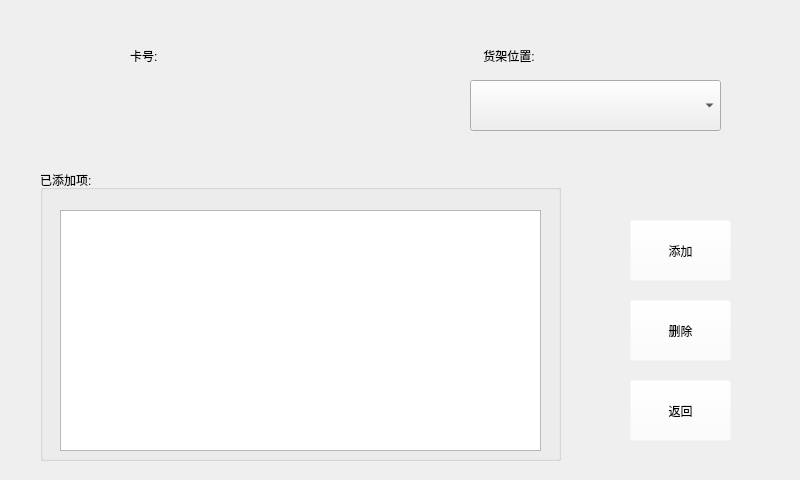
<?xml version="1.0" encoding="UTF-8"?>
<ui version="4.0">
 <class>InShelf</class>
 <widget class="QWidget" name="InShelf">
  <property name="geometry">
   <rect>
    <x>0</x>
    <y>0</y>
    <width>800</width>
    <height>480</height>
   </rect>
  </property>
  <property name="minimumSize">
   <size>
    <width>800</width>
    <height>480</height>
   </size>
  </property>
  <property name="maximumSize">
   <size>
    <width>800</width>
    <height>480</height>
   </size>
  </property>
  <property name="windowTitle">
   <string>Form</string>
  </property>
  <widget class="QTextEdit" name="textEdit">
   <property name="geometry">
    <rect>
     <x>70</x>
     <y>80</y>
     <width>331</width>
     <height>51</height>
    </rect>
   </property>
   <property name="styleSheet">
    <string notr="true">background-color: rgba(255, 255, 255, 0);
color: rgb(85, 170, 127);
gridline-color: rgb(255, 170, 127);
font: 75 72pt &quot;Ubuntu&quot;;</string>
   </property>
  </widget>
  <widget class="QLabel" name="label">
   <property name="geometry">
    <rect>
     <x>130</x>
     <y>40</y>
     <width>151</width>
     <height>31</height>
    </rect>
   </property>
   <property name="styleSheet">
    <string notr="true">background-color: rgba(255, 255, 255, 0);
color: rgb(0, 0, 0);
font: 75 72pt &quot;Ubuntu&quot;;</string>
   </property>
   <property name="text">
    <string>卡号:</string>
   </property>
  </widget>
  <widget class="QLabel" name="label_2">
   <property name="geometry">
    <rect>
     <x>480</x>
     <y>40</y>
     <width>211</width>
     <height>31</height>
    </rect>
   </property>
   <property name="styleSheet">
    <string notr="true">background-color: rgba(255, 255, 255, 0);
color: rgb(0, 0, 0);
font: 75 72pt &quot;Ubuntu&quot;;
</string>
   </property>
   <property name="text">
    <string> 货架位置:</string>
   </property>
  </widget>
  <widget class="QComboBox" name="comboBox">
   <property name="geometry">
    <rect>
     <x>470</x>
     <y>80</y>
     <width>251</width>
     <height>51</height>
    </rect>
   </property>
   <property name="styleSheet">
    <string notr="true">font: 75 72pt &quot;Ubuntu&quot;;
gridline-color: rgb(255, 170, 127);
color: rgb(0, 0, 0);
</string>
   </property>
  </widget>
  <widget class="QGroupBox" name="groupBox">
   <property name="geometry">
    <rect>
     <x>40</x>
     <y>170</y>
     <width>521</width>
     <height>291</height>
    </rect>
   </property>
   <property name="styleSheet">
    <string notr="true">font: 75 72pt &quot;Ubuntu&quot;;</string>
   </property>
   <property name="title">
    <string>已添加项:</string>
   </property>
   <widget class="QTableWidget" name="tableWidget">
    <property name="geometry">
     <rect>
      <x>20</x>
      <y>40</y>
      <width>481</width>
      <height>241</height>
     </rect>
    </property>
    <property name="styleSheet">
     <string notr="true">font: 75 72pt &quot;Ubuntu&quot;;
gridline-color: rgb(255, 170, 127);
color: rgb(0, 170, 127);</string>
    </property>
   </widget>
  </widget>
  <widget class="QPushButton" name="pushButton">
   <property name="geometry">
    <rect>
     <x>630</x>
     <y>220</y>
     <width>101</width>
     <height>61</height>
    </rect>
   </property>
   <property name="styleSheet">
    <string notr="true">font: 75 72pt &quot;Ubuntu&quot;;
background-color: rgba(255, 255, 255, 0);
color: rgb(0, 0, 0);</string>
   </property>
   <property name="text">
    <string>添加</string>
   </property>
  </widget>
  <widget class="QPushButton" name="pushButton_2">
   <property name="geometry">
    <rect>
     <x>630</x>
     <y>380</y>
     <width>101</width>
     <height>61</height>
    </rect>
   </property>
   <property name="styleSheet">
    <string notr="true">font: 75 72pt &quot;Ubuntu&quot;;
background-color: rgba(255, 255, 255, 0);
color: rgb(0, 0, 0);</string>
   </property>
   <property name="text">
    <string>返回</string>
   </property>
  </widget>
  <widget class="QPushButton" name="pushButton_3">
   <property name="geometry">
    <rect>
     <x>630</x>
     <y>300</y>
     <width>101</width>
     <height>61</height>
    </rect>
   </property>
   <property name="styleSheet">
    <string notr="true">background-color: rgba(255, 255, 255, 0);
color: rgb(0, 0, 0);
font: 75 72pt &quot;Ubuntu&quot;;</string>
   </property>
   <property name="text">
    <string>删除</string>
   </property>
  </widget>
 </widget>
 <resources/>
 <connections/>
</ui>
